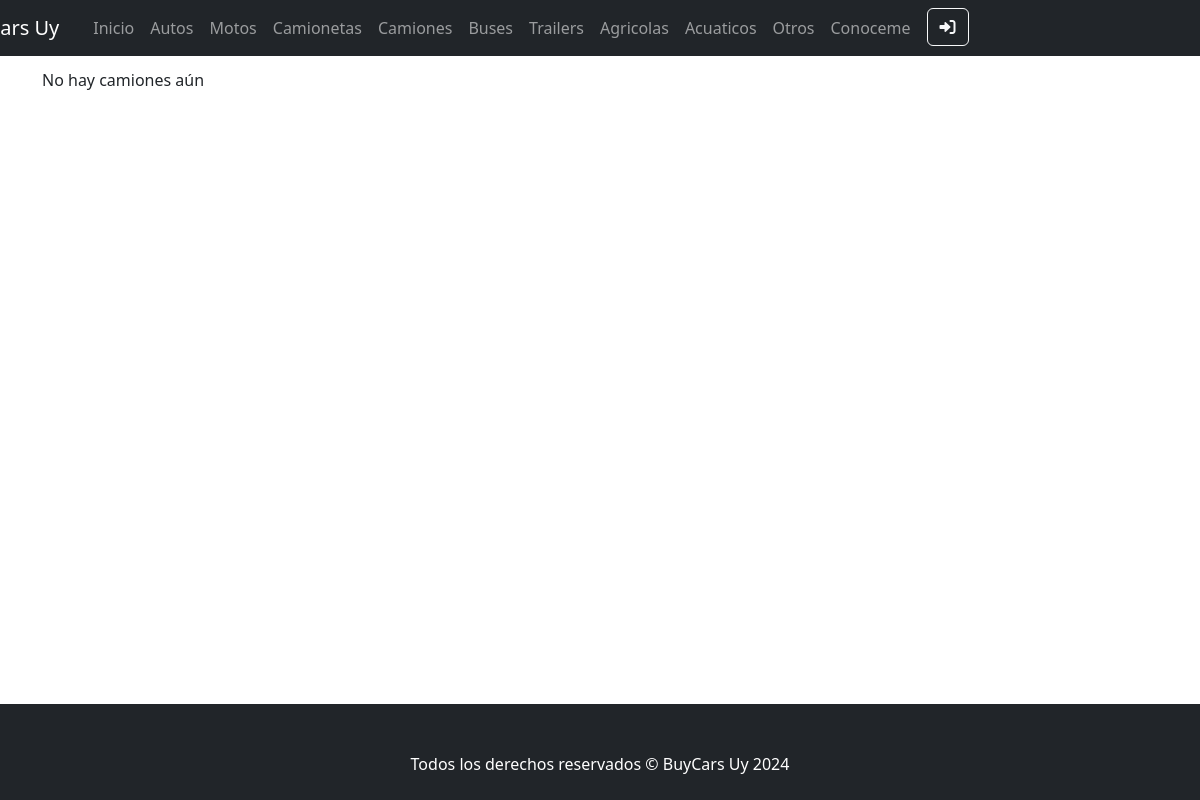
Before: /App/vehiculos-lista/camiones with the older database file.
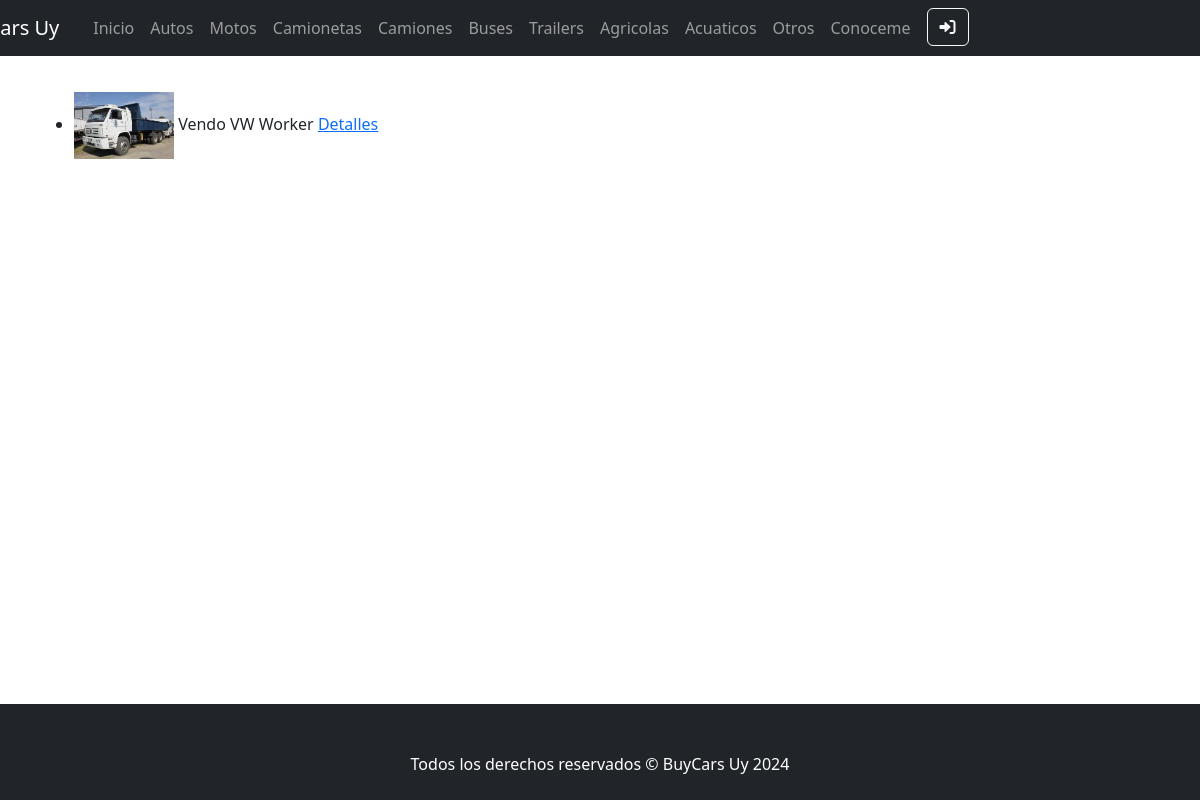
After: the same page with the newer database file.
### App/models.py (models this page shows, shortened)
class Vehiculo(models.Model):
    vehiculoSeleccion = (
    ('autos','Autos'),
    ('motos', 'Motos'),
    ('camionetas','Camionetas'),
    ('camiones','Camiones'),
    ('buses','Buses'),
    ('trailers','Trailers'),
    ('agricolas', 'Agricolas'),
    ('acuaticos', 'Acuaticos'),
    ('otro', 'Otro'),
    )
    vendedor = models.ForeignKey(User, on_delete=models.CASCADE, null=True, blank=True)
    titulo = models.CharField(max_length=200)
    tipo = models.CharField(max_length=15, choices=vehiculoSeleccion, default='autos')
    marca = models.CharField(max_length=40)
    modelo = models.CharField(max_length=40)
    anioFabricacion = models.IntegerField()
    precio = models.DecimalField(max_digits=10, decimal_places=2)
    descripcion = models.TextField(null=True, blank=True)
    fechaPublicacion = models.DateTimeField(auto_now_add=True)
    telefonoVendedor = models.CharField(max_length=20)
    emailVendedor = models.EmailField()
    imagen = models.ImageField(null=True, blank=True, upload_to="media/")
    kilometros = models.IntegerField(null=True, blank=True)
    class Meta:
        ordering = ['vendedor', '-fechaPublicacion']

### App/views.py (the view)
# urls.py: path('vehiculos-lista/<str:vehiculo>', views.vehiculos,name="Vehiculos"),
def vehiculos(req,vehiculo):
    vehiculos = Vehiculo.objects.filter(tipo__icontains=vehiculo)
    return render(req,f"{vehiculo}/{vehiculo}.html",{"vehiculos":vehiculos})

### App/templates/camiones/camiones.html (shortened to what this page needs)
{% extends "padre.html" %}
{% load static %}
{% block contenidoCambiable %}
{% if vehiculos %}
<ul>
    {% for camion in vehiculos %}
    <br>
    <div style="display: flex; column-gap: 5px;">
      <li>
        {% if camion.imagen %}
            <img src="{{camion.imagen.url}}" alt="avatar" width="100px">
        {% endif %}
          {{camion.titulo}}
        <a href="{% url 'VehiculoDetail' 'camiones' camion.id %}"> Detalles </a>
      </li>
      </div>
    {% endfor %}
  </ul>
{% else %}
<p>No hay camiones aún</p>
{% endif %}
{% endblock contenidoCambiable%}

Changed rows visible on the page:
added Vehiculo: imagen (picture), titulo "Vendo VW Worker"
Other visible differences:
text no longer shown: "No hay camiones aún"
